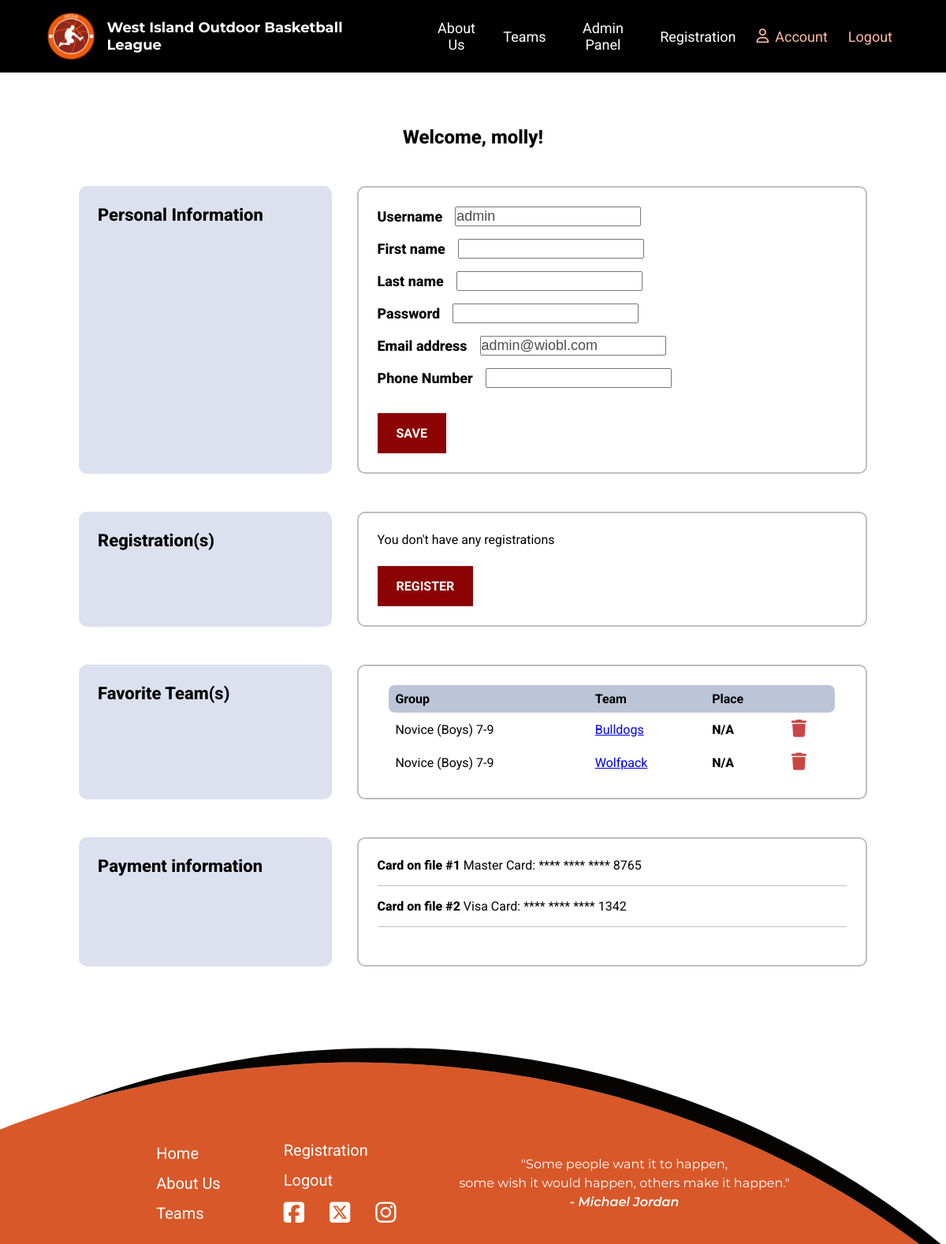
The page /wioblapp/account/1/ (signed in) on the database as committed earlier.
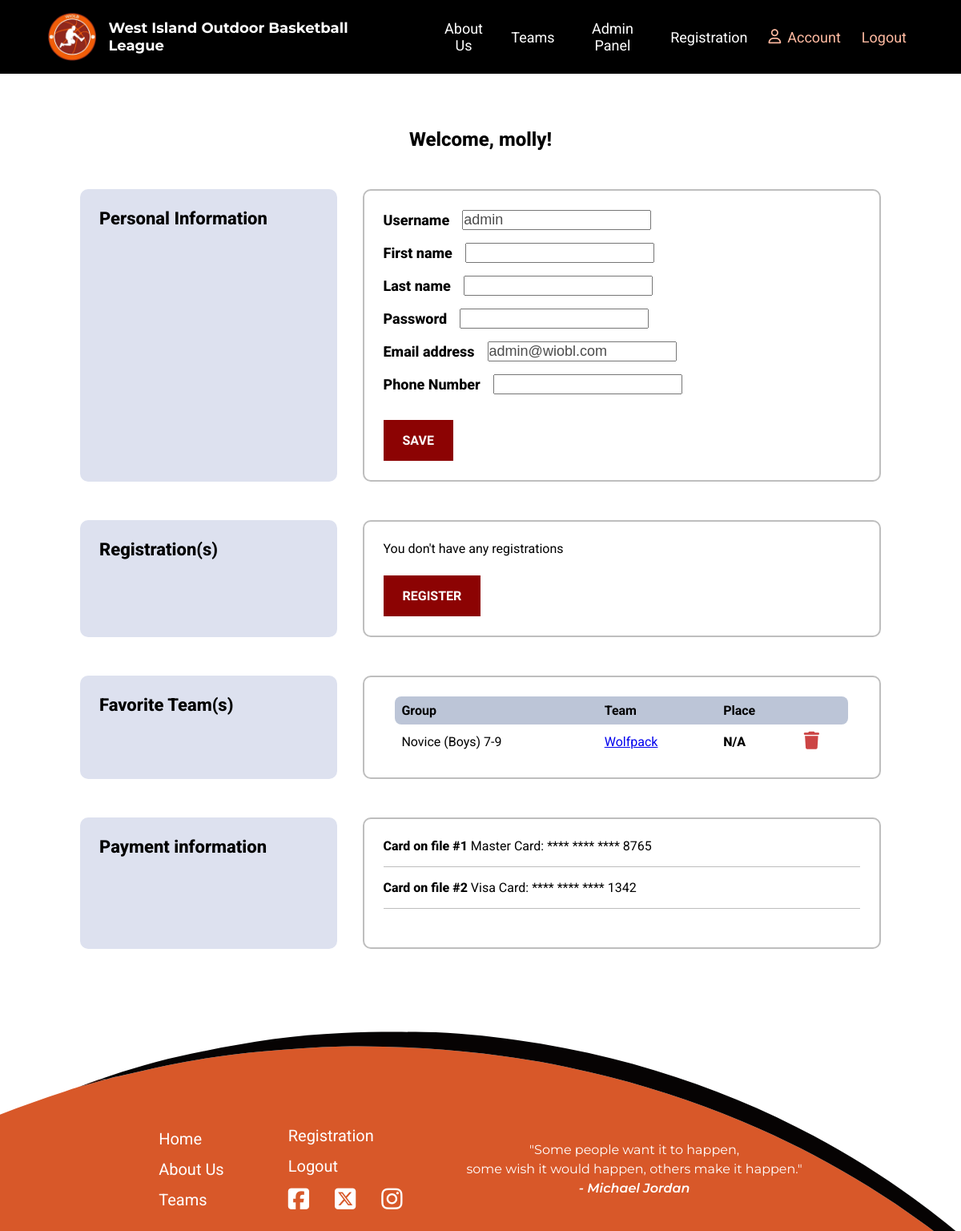
The same page on the database as committed later.
### wioblapp/models.py (models this page shows, shortened)
class UserAccount(AbstractUser):
    role = models.ForeignKey(
        Role,
        on_delete=models.RESTRICT,
        related_name="user_accounts",
        null=True,
        blank=True,
    )
    phone = models.CharField("Phone Number", max_length=15, blank=True, null=True)
    def __str__(self):
        return self.username

class FavoriteTeam(models.Model):
    user_account = models.ForeignKey(
        UserAccount, on_delete=models.CASCADE, related_name="favoriteteams"
    )
    team = models.ForeignKey(
        Team,
        on_delete=models.CASCADE,
        related_name="favoriteteams",
        blank=True,
        null=True,
    )

class Team(models.Model):
    name = models.CharField("Team Name", max_length=20, primary_key=True)
    coaches = models.ManyToManyField(UserAccount, related_name="teams", blank=True)
    place = models.IntegerField("Place", default=0, validators=[MinValueValidator(0)])
    group = models.ForeignKey(
        RegistrationType,
        on_delete=models.CASCADE,
        related_name="teams",
        blank=True,
        null=True,
    )
    color = models.CharField("Team Color", max_length=7, blank=True, null=True)

class RegistrationType(models.Model):
    reg_type = models.CharField("Registration Type", max_length=50, primary_key=True)
    description = models.CharField("Description", max_length=300)
    cost = models.IntegerField("Cost", validators=[MinValueValidator(0)])
    def __str__(self):
        return str(self.reg_type)

### wioblapp/views.py (the view, shortened to what this page needs)
# urls.py: path("account/<int:account_id>/", views.member_account, name="member_account"),
@login_required(login_url="login")
def member_account(request, account_id):
    member = get_object_or_404(UserAccount, pk=account_id)
    players = Player.objects.filter(related_account=account_id)
    favorite_teams = FavoriteTeam.objects.filter(user_account=account_id)
    registrations = Registration.objects.filter(player__in=players)
    password = member.password
    try:
        player = Player.objects.filter(related_account=account_id).first()
    except Player.DoesNotExist:
        pass
    try:
        registration = Registration.objects.get(player=player)
    except Registration.DoesNotExist:
        pass
    if request.method == "GET":
        account_form = ModifyAccountForm(instance=member)
    context = {
        "account_form": account_form,
        "member": member,
        "players": players,
        "favorite_teams": favorite_teams,
        "registrations": registrations,
    }
    return render(request, "member_account.html", context)

### wioblapp/templates/member_account.html (shortened to what this page needs)
{% extends 'base.html' %}
{% load static %}
{% block content %}
    {% if request.user.is_authenticated %}
        <section class="account-info">
            <div class="container">
                <div class="profile-info">
                    <p>Welcome, {{ request.user }}!</p>
                </div>
                <div class="account-flex">
                    <div class="account-left">
                        <h3>Personal Information</h3>
                    </div>
                    <div class="account-right">
                        <div class="account-content">
                            <form action="{% url 'member_account' request.user.id %}" method="POST">
                                <div class="form">
                                    {% for field in account_form %}
                                        <div class="input-edit">
                                            <label for="{{ field.id_for_label }}">{{ field.label }}</label>
                                            {{ field }}
                                        </div>
                                    {% endfor %}
                                </div>
                                <div class="button-container">
                                    <button name="account_edit" class="action-button button" >Save</button>
                                </div>
                            </form>
                        </div>
                    </div>
                </div>
                <div class="account-flex">
                    <div class="account-left">
                        <h3>Registration(s)</h3>
                    </div>
                    <div class="account-right">
                        <div class=" account-content account-reg">
                            <div>
                                {% if registrations %}
                                <ul>
                                {% for registration in registrations %}
                                    <li>{{ registration }}</li>
                                {% endfor %}
                                </ul>
                                {% else %}
                                    <p>You don't have any registrations</p>
                                {% endif %}
                            </div>
                            <div class="button-container">
                                <a href="{% url 'registration' %}" class="action-button button">Register</a>
                            </div>
                        </div>
                    </div>
                </div>
                <div class="account-flex">
                    <div class="account-left">
                        <h3>Favorite Team(s)</h3>
                    </div>
                    <div class="account-right">
                        <div class=" account-content account-reg">
                            <div class="teams-search">
                                {% if favorite_teams %}
                                    <table style="overflow: visible;">
                                        <thead>
                                            <tr>
                                                <th>Group</th>
                                                <th>Team</th>
                                                <th>Place</th>
                                                <th></th>
                                            </tr>
                                        </thead>
                                        <tbody>
                                        {% for team in favorite_teams %}
                                            <tr>
                                                <td>{{ team.team.group }}</td>
                                                <td><a href="{% url 'team_schedule' team.team.name %}">{{ team.team.name }}</a></td>
                                                <td>
                                                    {% if team.team.place == 0 %}
                                                        <span>N/A</span>
                                                    {% else %}
                                                        {{ team.team.place }}
                                                    {% endif %}
                                                </td>
                                                <td>
                                                    <div class="schedule">
                                                        <form action="{% url 'dislike_team' team.team.name %}" method="POST">
                                                            <button class="icon" type="submit" name="dislike">
                                                                <span class="tooltip-wrapper" data-tooltip="Remove team">
                                                                    <i class="fa-solid fa-trash"></i>
                                                                </span>
                                                            </button>
                                                        </form>
                                                    </div>
                                                </td>
                                            </tr>
                                        {% endfor %}
                                        </tbody>
                                    </table>
                                {% else %}
                                    <p>You don't have favorite team</p>
                                {% endif %}
                            </div>
                        </div>
                    </div>
                </div>
                <div class="account-flex">
                    <div class="account-left">
                        <h3>Payment information</h3>
                    </div>
                    <div class="account-right">
                        <div class="account-content">
                            <ul>
                                <li><span>Card on file #1</span> Master Card: **** **** **** 8765</li>
                                <li><span>Card on file #2</span> Visa Card: **** **** **** 1342</li>
                            </ul>
                        </div>
                    </div>
                </div>
            </div>
        </section>
    {% endif %}
{% endblock %}

### wioblapp/templates/base.html (shortened to what this page needs)
{% load static %}
<!DOCTYPE html>
<html lang="en">
<head>
    <link rel="stylesheet" href="{% static 'style.css' %}">
    <link rel="stylesheet" href="https://cdnjs.cloudflare.com/ajax/libs/font-awesome/6.7.2/css/all.min.css"
 />
    <link rel="stylesheet" href="https://unpkg.com/leaflet@1.9.4/dist/leaflet.css"
 />
</head>
<body class="{% block body_class %}default-body{% endblock %}">
    <nav class="navbar">
        <div class="nav-container">
            <div class="nav-flex">
                <div class="logo">
                    <a href="{% url 'index' %}">
                        <img src="{% static 'images/logo.png' %}" alt="">
                        <h1>West Island outdoor basketball league</h1>
                    </a>
                </div>
                <div class="menu">
                    <ul class="menu-list" id="menu-list">
                        <li><a href="{% url 'about' %}">About us</a></li>
                        <li><a href="{% url 'teams' %}">Teams</a></li>
                        {% if request.user.is_authenticated %}
                            {% if request.user.role.name == "Coach" %}
                                <li><a href="{% url 'admin:index' %}">Admin Panel</a></li>
                            {% elif request.user.role.name == "Admin" %}
                                <li><a href="{% url 'admin:index' %}">Admin Panel</a></li>
                            {% endif %}
                            <li><a href="{% url 'registration' %}">Registration</a></li>
                            <li>
                                <a class="orange-url account-url" href="{% url 'member_account' request.user.id %}">
                                    <i class="fa-regular fa-user"></i> Account
                                </a>
                            </li>
                            <li><a class="orange-url" href="{% url 'logout' %}">Logout</a></li>
                        {% else %}
                            <li><a class="orange-url" href="{% url 'sign-up' %}">Sign-up</a></li>
                            <li><a class="orange-url" href="{% url 'login' %}">Login</a></li>
                        {% endif %}
                    </ul>
                </div>
            </div>
        </div>
    </nav>
    <div>
        {% block content %}
        {% endblock %}
    </div>
    <footer class="{% block footer_class %}default-footer{% endblock %}">
        <div class="container">
            <div class="footer-flex">
                <ul class="footer-item">
                    <li class="list-item"><a href="{% url 'index' %}">Home</a></li>
                    <li class="list-item"><a href="{% url 'about' %}">About us</a></li>
                    <li><a href="{% url 'teams' %}">Teams</a></li>
                </ul>
                <ul class="footer-item">
                    {% if request.user.is_authenticated %}
                        <li class="list-item"><a href="{% url 'registration' %}">Registration</a></li>
                        <li  class="list-item"><a class="orange-url" href="{% url 'logout' %}">Logout</a></li>
                    {% else %}
                        <li class="list-item"><a class="orange-url" href="{% url 'sign-up' %}">Sign-up</a></li>
                        <li class="list-item"><a class="orange-url" href="{% url 'login' %}">Login</a></li>
                    {% endif %}
                    <ul class="social-media-icons">
                        <li><a href="#">
                                <i class="fa-brands fa-square-facebook"></i>
                            </a>
                        </li>
                        <li><a href="#">
                                <i class="fa-brands fa-square-x-twitter"></i>
                            </a>
                        </li>
                        <li><a href="#">
                                <i class="fa-brands fa-instagram"></i>
                            </a>
                        </li>
                    </ul>
                </ul>
                <div class="footer-item sentence">
                    <p>"Some people want it to happen,<br>
                        some wish it would happen, others make it happen."<br>
                        <span class="quote-author">- Michael Jordan</span></p>
                </div>
            </div>
        </div>
    </footer>
</body>
</html>

Rows that differ between the two databases and show on the page:
removed FavoriteTeam: team.group "Novice (Boys) 7-9", team.name "Bulldogs", shows "N/A"
